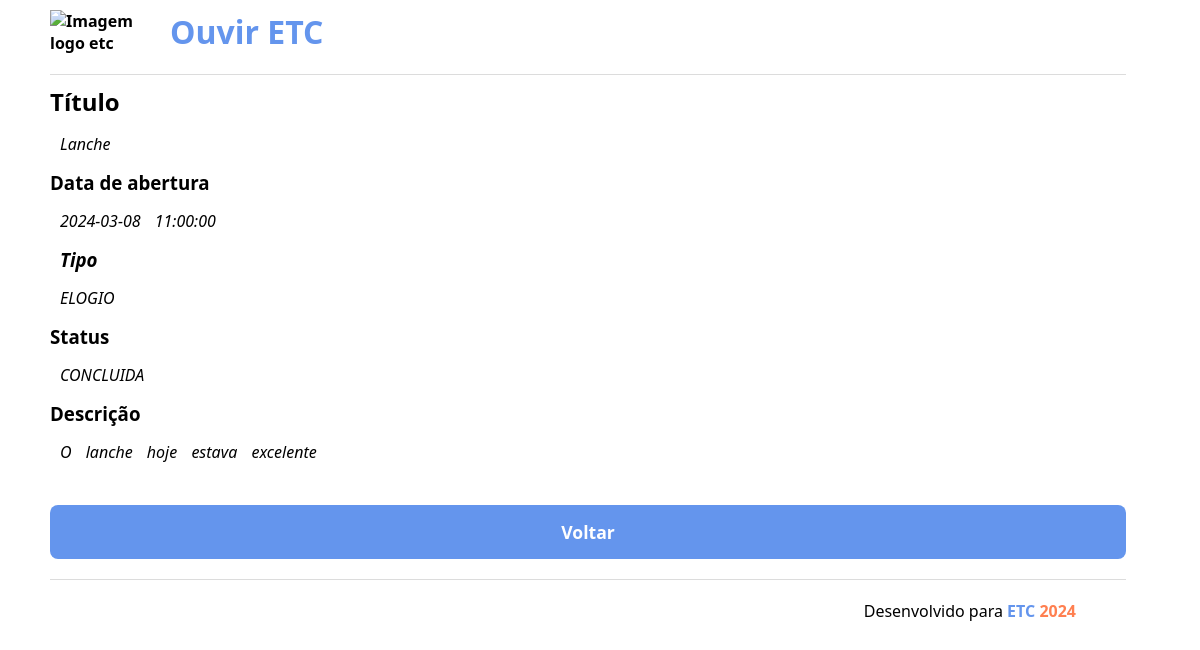
The app's page /fontes/relatos-detalhes.php?id=10005 with its own data.
### tables this page shows
CREATE TABLE relatos (
id int PRIMARY KEY not null,
    dataabertura datetime not null,
    dataconclusao datetime null,
    titulo varchar(100) not null,
    descricao text,
    tipo ENUM('SUGESTAO', 'ELOGIO', 'RECLAMACAO') NOT NULL DEFAULT('RECLAMACAO'),
    status ENUM('ABERTA', 'CANCELADA', 'CONCLUIDA', 'PENDENTE') NOT NULL DEFAULT('ABERTA'),
    anexo varchar(255) null,
usuarioid int null,
    FOREIGN KEY (usuarioid) REFERENCES usuarios(id)
);

### fontes/relatos-detalhes.php (the view, shortened to what this page needs)
<?php
$id = $_GET['id'] ?? 0;
$dsn = 'mysql:host=localhost;dbname=ouvir_etc_db;charset=utf8;';
$conn = new PDO($dsn, 'root', '');
$query = "SELECT * FROM ouvir_etc_db.relatos WHERE id = :id;";
$stmt = $conn->prepare($query);
$stmt->bindValue(':id', $id);
$stmt->execute();
$relato = $stmt->fetch(PDO::FETCH_BOTH);
?>
<!DOCTYPE html>
<html lang="pt-br">
<head>
    <link rel="stylesheet" href="assets/css/style.css">
</head>
<body>
    <header>
        <a href="index.php">
            <img src="assets/img/logoetc.png" alt="Imagem logo etc">
            <h1>Ouvir <span>ETC</span></h1>
        </a>
    </header>
    <main>
        <section class="dados">
            <h2>Título</h2>
            <p class="texto"><?= $relato['titulo']; ?></p>
            <h3>Data de abertura</h3>
            <p class="texto"><?= $relato['dataabertura']; ?></p>
            <h3 class="texto">Tipo</h3>
            <p class="texto"><?= $relato['tipo']; ?></p>
            <h3>Status</h3>
            <p class="texto"><?= $relato['status']; ?></p>
            <h3>Descrição</h3>
            <p class="texto"><?= $relato['descricao']; ?></p>
            <br>
            <a href="relatos.php" class="btn">Voltar</a>
        </section>
    </main>
    <footer>
        <p>Desenvolvido para <span class="footer-etc">ETC</span> <span class="footer-ano"> 2024</span></p>
    </footer>
</body>
</html>

### records on screen
relatos: titulo "Lanche", dataabertura "2024-03-08 11:00:00", tipo "ELOGIO", status "CONCLUIDA", descricao "O lanche hoje estava excelente"
